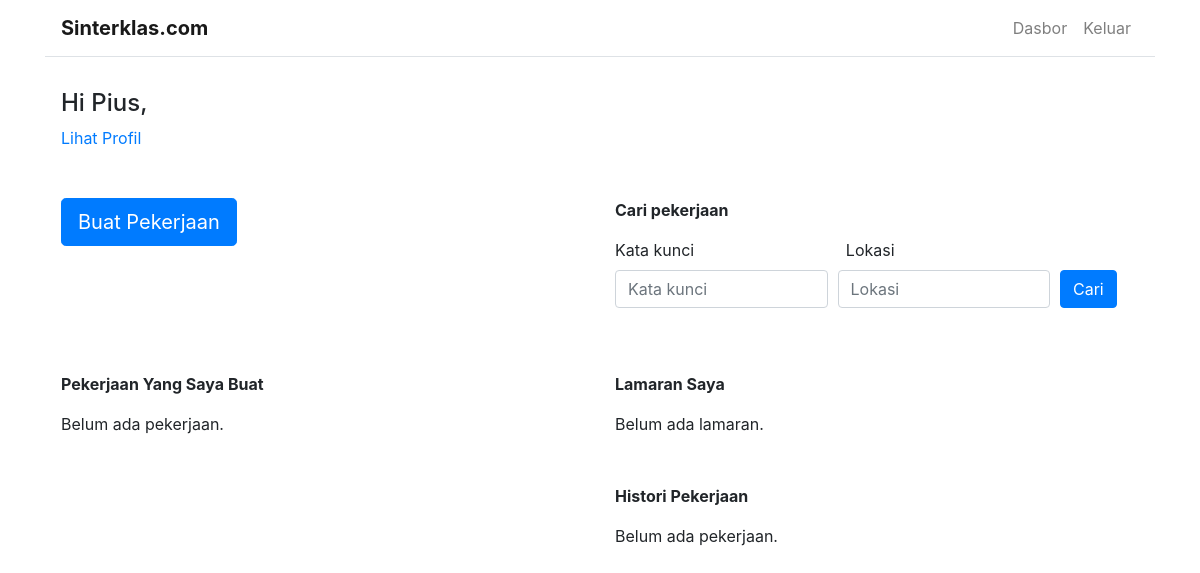
Before: /dashboard/ (signed in) with the older database file.
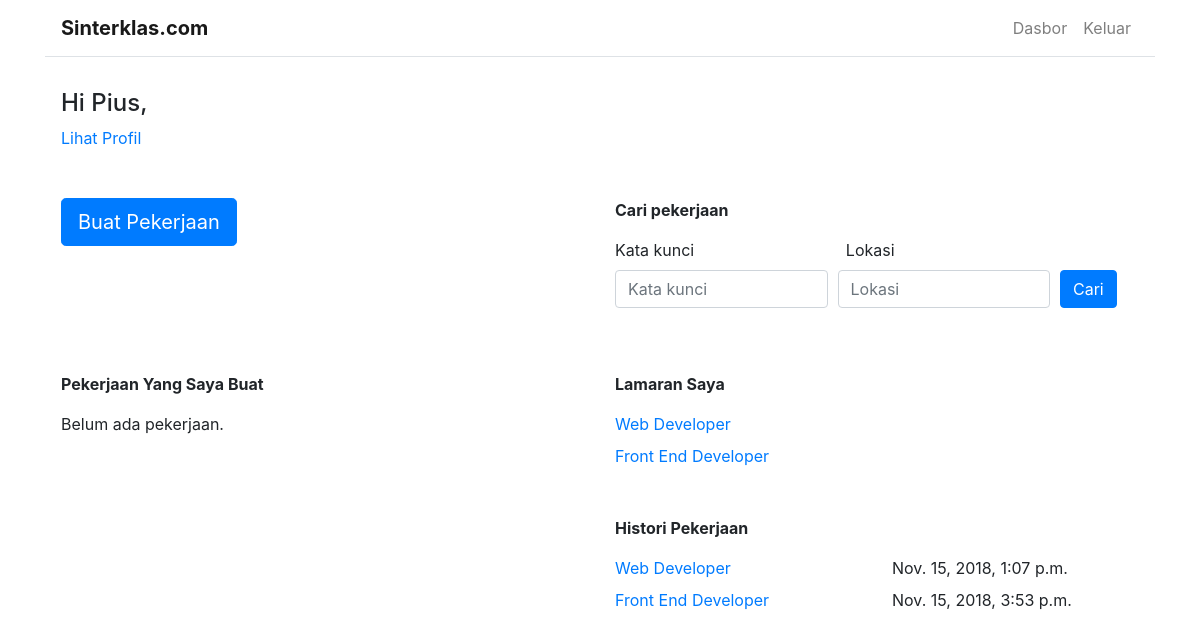
After: the same page with the newer database file.
### jobs/models.py (models this page shows, shortened)
class Application(models.Model):
    user = models.ForeignKey(settings.AUTH_USER_MODEL, on_delete=models.CASCADE)
    job = models.ForeignKey(Job, on_delete=models.CASCADE)
    date_created = models.DateTimeField(auto_now_add=True)
    is_accepted = models.BooleanField(default=False)

class Job(models.Model):
    title = models.CharField(max_length=100)
    description = models.TextField()
    location = models.CharField(max_length=100, blank=True)
    date_created = models.DateTimeField(auto_now_add=True)
    is_taken = models.BooleanField(default=False)
    user = models.ForeignKey(settings.AUTH_USER_MODEL, on_delete=models.CASCADE)

class Employment(models.Model):
    application = models.ForeignKey(Application, on_delete=models.CASCADE)
    date_started = models.DateTimeField(auto_now_add=True)
    date_ended = models.DateTimeField(blank=True, null=True)
    is_done = models.BooleanField(default=False)
    rating = models.IntegerField(null=True)
    review = models.TextField(blank=True, null=True)

### users/views.py (the view)
# urls.py: path('dashboard/', views.dashboard, name='dashboard'),
@login_required(login_url='/login/')
def dashboard(request):
    jobs = Job.objects.filter(user=request.user)
    applications = Application.objects.filter(user=request.user)
    employments = Employment.objects.filter(application__user=request.user)
    return render(request, 'users/dashboard.html', {
        'jobs': jobs,
        'applications': applications,
        'employments': employments,
    })

### users/templates/users/dashboard.html (shortened to what this page needs)
{% extends "base.html" %}
{% block content %}
  <h4>Hi {{ user.first_name }},</h4>
  <a href="{% url 'profile' username=user.username %}">Lihat Profil</a>
  <div class="row mt-5">
    <div class="col-md-6">
      <button class="btn btn-primary btn-lg" data-toggle="modal" data-target="#new-job">Buat Pekerjaan</button>
    </div>
    <div class="col-md-6">
      <form action="/jobs">
        <p><b>Cari pekerjaan</b></p>
        <div class="row">
          <div class="col-md-5">
            <label for="keyword">Kata kunci</label>
          </div>
          <div class="col-md-5">
            <label for="location">Lokasi</label>
          </div>
        </div>
        <div class="form-row">
          <div class="form-group col-md-5">
            <input type="text" name="keyword" class="form-control" id="keyword" placeholder="Kata kunci">
          </div>
          <div class="form-group col-md-5">
            <input type="text" name="location" class="form-control" id="location" placeholder="Lokasi">
          </div>
          <div class="form-group col-md-1">
            <button type="submit" class="btn btn-primary">Cari</button>
          </div>
        </div>
      </form>
    </div>
  </div>
  <div class="row mt-5">
    <div class="col-md-6">
        <p><b>Pekerjaan Yang Saya Buat</b></p>
        {% if jobs|length == 0 %}
          <p>Belum ada pekerjaan.</p>
        {% endif %}
    </div>
    <div class="col-md-6">
      <p><b>Lamaran Saya</b></p>
      {% if applications|length == 0 %}
        <p>Belum ada lamaran.</p>
      {% endif %}
      {% for application in applications %}
        <div class="row mb-2">
          <div class="col-md-6">
            <a href="{% url 'job' id=application.job.id %}">{{ application.job.title }}</a>
          </div>
          <div class="col-md-6">
          </div>
        </div>
      {% endfor %}
      <p class="mt-5"><b>Histori Pekerjaan</b></p>
      {% if employments|length == 0 %}
        <p>Belum ada pekerjaan.</p>
      {% endif %}
      {% for employment in employments %}
        <div class="row mb-2">
          <div class="col-md-6">
            <a href="{% url 'job' id=employment.application.job.id %}">{{ employment.application.job.title }}</a>
          </div>
          <div class="col-md-6">
            {% if employment.is_done %}
              {{ employment.date_ended }}
            {% else %}
              Sedang mengerjakan
            {% endif %}
          </div>
        </div>
      {% endfor %}
    </div>
  </div>
{% endblock %}

Changed rows visible on the page:
added Application: job "Web Developer"
added Application: job "Front End Developer"
added Employment: application.job "Web Developer", date_ended "Nov. 15, 2018, 1:07 p.m."
added Employment: application.job "Front End Developer", date_ended "Nov. 15, 2018, 3:53 p.m."
Other visible differences:
text no longer shown: "Belum ada lamaran. Belum ada pekerjaan."
